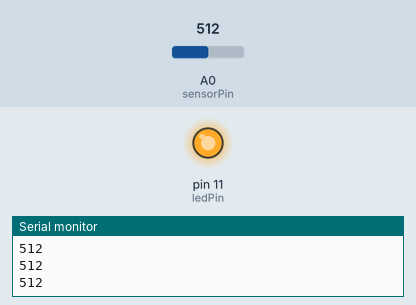
Recording of a sketch running on a simulated Arduino Uno, built with avr-gcc and run on an emulated ATmega328P. Shown: output pins drawn as LEDs (lit = HIGH), the last lines printed to the serial monitor. The test bench sets the inputs (shaded band); at power-on: A0 (sensorPin) = 512.

Above: at 1.2 s.
1.3 s: A0 (sensorPin) set to 6
2.8 s: A0 (sensorPin) set to 3
At 3.9 s:
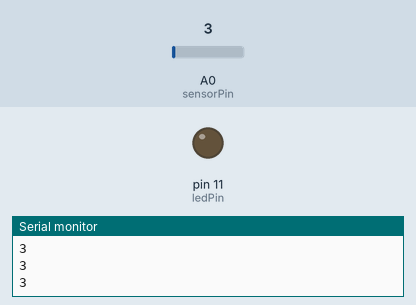
4.3 s: A0 (sensorPin) set to 122
At 5.2 s:
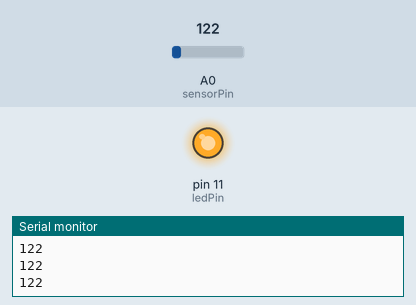
5.8 s: A0 (sensorPin) set to 0
At 6.3 s:
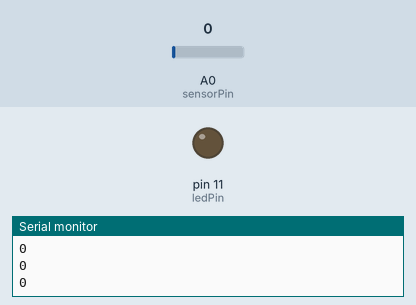
Timing chart, 0 to 8.3 s (numbered marks = the images above; inputs shaded):
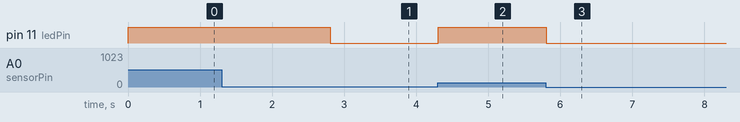

Measured:
- the behaviour switches between 5 and 4 on A0 (sensorPin) (found by bisection; images 0 and 1)
- after the input at 2.8 s, pin 11 (ledPin): HIGH → LOW at once
- after the input at 4.3 s, pin 11 (ledPin): LOW → HIGH at once
- after the input at 5.8 s, pin 11 (ledPin): HIGH → LOW at once

The sketch:

feedback.ino
```cpp
//https://www.youtube.com/watch?v=5jeaIfJI6NM
//https://learn.adafruit.com/photocells/arduino-code

int sensorPin = A0;
int ledPin = 11;
int threshold = 5;//make a comparing variable for the light sensor
void setup() {
  // put your setup code here, to run once:
  pinMode(sensorPin, INPUT);
  pinMode(ledPin, OUTPUT);
  Serial.begin(9600);
}
void loop() {
  // put your main code here, to run repeatedly:
  int sensorValue = analogRead(sensorPin);
  Serial.println(sensorValue);//get the value
  // if(sensorValue > 0){
  //   Serial.println("bright");
  // }
  // else if(sensorValue > 10){
  //   Serial.println("super bright");
  // }
  if(sensorValue > threshold){
    digitalWrite(ledPin, HIGH);
  }
  if(sensorValue < threshold){
    digitalWrite(ledPin, LOW);
  }
}
```
